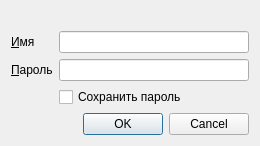
<?xml version="1.0" encoding="UTF-8"?>
<ui version="4.0">
 <class>LoginDialog</class>
 <widget class="QDialog" name="LoginDialog">
  <property name="geometry">
   <rect>
    <x>0</x>
    <y>0</y>
    <width>260</width>
    <height>135</height>
   </rect>
  </property>
  <property name="sizePolicy">
   <sizepolicy hsizetype="Maximum" vsizetype="Maximum">
    <horstretch>0</horstretch>
    <verstretch>0</verstretch>
   </sizepolicy>
  </property>
  <property name="windowTitle">
   <string>Регистрация</string>
  </property>
  <layout class="QGridLayout" name="gridLayout">
   <item row="4" column="1" colspan="2">
    <widget class="QCheckBox" name="chkSavePassword">
     <property name="toolTip">
      <string>&lt;html&gt;&lt;head/&gt;&lt;body&gt;&lt;p&gt;Последующие подключения к базе данных&lt;/p&gt;&lt;p&gt;будут производиться без запроса имени и пароля.&lt;/p&gt;&lt;p&gt;Опция деактивируется при отключении от базы данных &lt;/p&gt;&lt;p&gt;через меню программы или при изменении настроек подключения.&lt;/p&gt;&lt;p&gt;&lt;span style=&quot; color:#ff0000;&quot;&gt;(Не безопасно!!!)&lt;/span&gt;&lt;/p&gt;&lt;/body&gt;&lt;/html&gt;</string>
     </property>
     <property name="text">
      <string>Сохранить пароль</string>
     </property>
    </widget>
   </item>
   <item row="5" column="0" colspan="3">
    <widget class="QDialogButtonBox" name="buttonBox">
     <property name="layoutDirection">
      <enum>Qt::LeftToRight</enum>
     </property>
     <property name="orientation">
      <enum>Qt::Horizontal</enum>
     </property>
     <property name="standardButtons">
      <set>QDialogButtonBox::Cancel|QDialogButtonBox::Ok</set>
     </property>
     <property name="centerButtons">
      <bool>false</bool>
     </property>
    </widget>
   </item>
   <item row="2" column="1" colspan="2">
    <widget class="QLineEdit" name="edtLogin">
     <property name="sizePolicy">
      <sizepolicy hsizetype="Expanding" vsizetype="Fixed">
       <horstretch>0</horstretch>
       <verstretch>0</verstretch>
      </sizepolicy>
     </property>
    </widget>
   </item>
   <item row="3" column="1" colspan="2">
    <widget class="QLineEdit" name="edtPassword">
     <property name="echoMode">
      <enum>QLineEdit::Password</enum>
     </property>
    </widget>
   </item>
   <item row="2" column="0">
    <widget class="QLabel" name="lblLogin">
     <property name="sizePolicy">
      <sizepolicy hsizetype="Maximum" vsizetype="Preferred">
       <horstretch>0</horstretch>
       <verstretch>0</verstretch>
      </sizepolicy>
     </property>
     <property name="text">
      <string>&amp;Имя</string>
     </property>
     <property name="buddy">
      <cstring>edtLogin</cstring>
     </property>
    </widget>
   </item>
   <item row="3" column="0">
    <widget class="QLabel" name="lblPassword">
     <property name="sizePolicy">
      <sizepolicy hsizetype="Maximum" vsizetype="Preferred">
       <horstretch>0</horstretch>
       <verstretch>0</verstretch>
      </sizepolicy>
     </property>
     <property name="text">
      <string>&amp;Пароль</string>
     </property>
     <property name="buddy">
      <cstring>edtPassword</cstring>
     </property>
    </widget>
   </item>
   <item row="1" column="0" colspan="3">
    <widget class="QLabel" name="label">
     <property name="sizePolicy">
      <sizepolicy hsizetype="Minimum" vsizetype="Maximum">
       <horstretch>0</horstretch>
       <verstretch>0</verstretch>
      </sizepolicy>
     </property>
     <property name="text">
      <string/>
     </property>
     <property name="pixmap">
      <pixmap>:/new/prefix1/logo_ivista.png</pixmap>
     </property>
     <property name="alignment">
      <set>Qt::AlignCenter</set>
     </property>
    </widget>
   </item>
  </layout>
 </widget>
 <tabstops>
  <tabstop>edtLogin</tabstop>
  <tabstop>edtPassword</tabstop>
 </tabstops>
 <resources>
  <include location="../s11main.qrc"/>
 </resources>
 <connections>
  <connection>
   <sender>buttonBox</sender>
   <signal>accepted()</signal>
   <receiver>LoginDialog</receiver>
   <slot>accept()</slot>
   <hints>
    <hint type="sourcelabel">
     <x>204</x>
     <y>125</y>
    </hint>
    <hint type="destinationlabel">
     <x>153</x>
     <y>81</y>
    </hint>
   </hints>
  </connection>
  <connection>
   <sender>buttonBox</sender>
   <signal>rejected()</signal>
   <receiver>LoginDialog</receiver>
   <slot>reject()</slot>
   <hints>
    <hint type="sourcelabel">
     <x>204</x>
     <y>125</y>
    </hint>
    <hint type="destinationlabel">
     <x>199</x>
     <y>81</y>
    </hint>
   </hints>
  </connection>
 </connections>
</ui>
